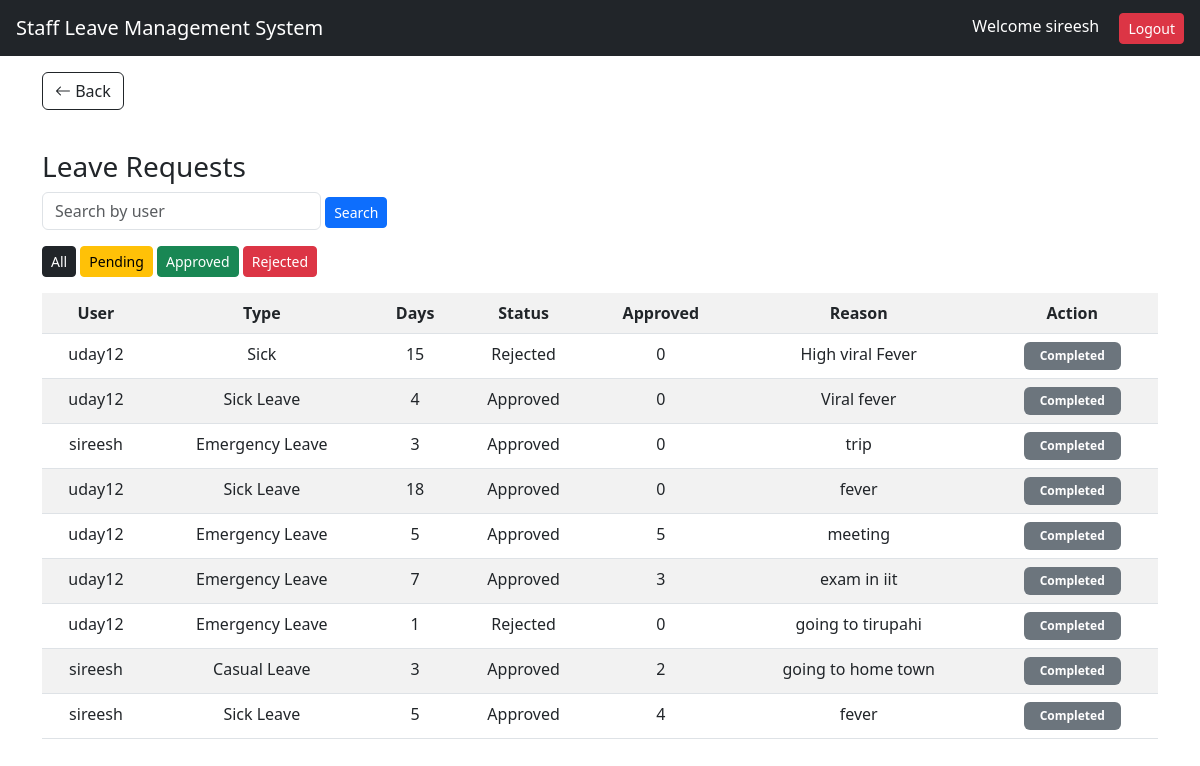
/leave-requests/ (signed in), run on the app's committed database.
### staff/models.py (models this page shows, shortened)
class Leave(models.Model):
    user = models.ForeignKey(User, on_delete=models.CASCADE)
    leave_type = models.CharField(max_length=50)
    start_date = models.DateField()
    end_date = models.DateField()
    reason = models.TextField()
    approved_days = models.IntegerField(default=0)
    status = models.CharField(max_length=20, default="Pending")
    days = models.IntegerField(default=0)

### staff/views.py (the view)
# urls.py: path('leave-requests/', views.admin_dashboard, name='leave_requests'),
def admin_dashboard(request):
    status_filter = request.GET.get('status')
    if status_filter:
        leaves = Leave.objects.filter(status=status_filter)
    else:
        leaves = Leave.objects.all()
    search = request.GET.get('search')
    if search:
        leaves = Leave.objects.filter(user__username__icontains=search)
    return render(request, 'admin_dashboard.html', {
        'leaves': leaves
    })

### templates/admin_dashboard.html
{% extends 'base.html' %}
{% block content %}
<h3>Leave Requests</h3>
<form method="GET" class="mb-3">
    <input type="text" name="search" placeholder="Search by user" class="form-control w-25 d-inline">
    <button class="btn btn-primary btn-sm">Search</button>
</form>
<div class="mb-3">
    <a href="/leave-requests/" class="btn btn-dark btn-sm">All</a>
    <a href="/leave-requests/?status=Pending" class="btn btn-warning btn-sm">Pending</a>
<a href="/leave-requests/?status=Approved" class="btn btn-success btn-sm">Approved</a>
<a href="/leave-requests/?status=Rejected" class="btn btn-danger btn-sm">Rejected</a>
</div>
<table class="table table-striped text-center">
    <tr>
        <th>User</th>
        <th>Type</th>
        <th>Days</th>
        <th>Status</th>
        <th>Approved</th>
        <th>Reason</th>
        <th>Action</th>
    </tr>
    {% for leave in leaves %}
    <tr>
        <td>{{ leave.user }}</td>
        <td>{{ leave.leave_type }}</td>
        <td>{{ leave.days }}</td>
        <td>{{ leave.status }}</td>
        <td>{{ leave.approved_days }}</td>
        <td>{{ leave.reason }}</td>
        <td class="text-center align-middle">
            {% if leave.status == "Pending" %}
            <a href="/approve/{{ leave.id }}/" class="btn btn-success btn-sm">Approve</a>
            <a href="/reject/{{ leave.id }}/" class="btn btn-danger btn-sm">Reject</a>
            {% else %}
            <span class="badge bg-secondary px-3 py-2">Completed</span>
            {% endif %}
        </td>
    </tr>
    {% endfor %}
</table>
{% endblock %}

### templates/base.html (shortened to what this page needs)
<!DOCTYPE html>
<html>
<head>
    <link href="https://cdn.jsdelivr.net/npm/bootstrap@5.3.0/dist/css/bootstrap.min.css" rel="stylesheet">
    <link href="https://cdn.jsdelivr.net/npm/bootstrap-icons/font/bootstrap-icons.css" rel="stylesheet">
</head>
<body>
    <nav class="navbar navbar-dark bg-dark px-3">
        <span class="navbar-brand">Staff Leave Management System</span>
        <div>
            <span class="text-white me-3">
                Welcome {{ request.user.username }}
            </span>
            <a href="/logout/" class="btn btn-danger btn-sm">Logout</a>
        </div>
    </nav>
    <div class="container mt-3">
        {% if request.path != '/' and request.path != '/login/' %}
        <a href="javascript:history.back()" class="btn btn-outline-dark mb-3">
            <i class="bi bi-arrow-left"></i> Back
        </a>
        {% endif %}
    </div>
    <div class="container mt-4">
        {% block content %}{% endblock %}
    </div>
</body>
</html>

### templates/base.html (style rules this page uses)
.btn { transition: all 0.3s ease; }

### data on the page
Leave: user "uday12", leave_type "Sick", days "15", status "Rejected", approved_days "0", reason "High viral Fever", shows "Completed"
Leave: user "uday12", leave_type "Sick Leave", days "4", status "Approved", approved_days "0", reason "Viral fever", shows "Completed"
Leave: user "sireesh", leave_type "Emergency Leave", days "3", status "Approved", approved_days "0", reason "trip", shows "Completed"
Leave: user "uday12", leave_type "Sick Leave", days "18", status "Approved", approved_days "0", reason "fever", shows "Completed"
Leave: user "uday12", leave_type "Emergency Leave", days "5", status "Approved", approved_days "5", reason "meeting", shows "Completed"
Leave: user "uday12", leave_type "Emergency Leave", days "7", status "Approved", approved_days "3", reason "exam in iit", shows "Completed"
Leave: user "uday12", leave_type "Emergency Leave", days "1", status "Rejected", approved_days "0", reason "going to tirupahi", shows "Completed"
Leave: user "sireesh", leave_type "Casual Leave", days "3", status "Approved", approved_days "2", reason "going to home town", shows "Completed"
Leave: user "sireesh", leave_type "Sick Leave", days "5", status "Approved", approved_days "4", reason "fever", shows "Completed"

### other printed values
{{ request.user.username }} "sireesh"
